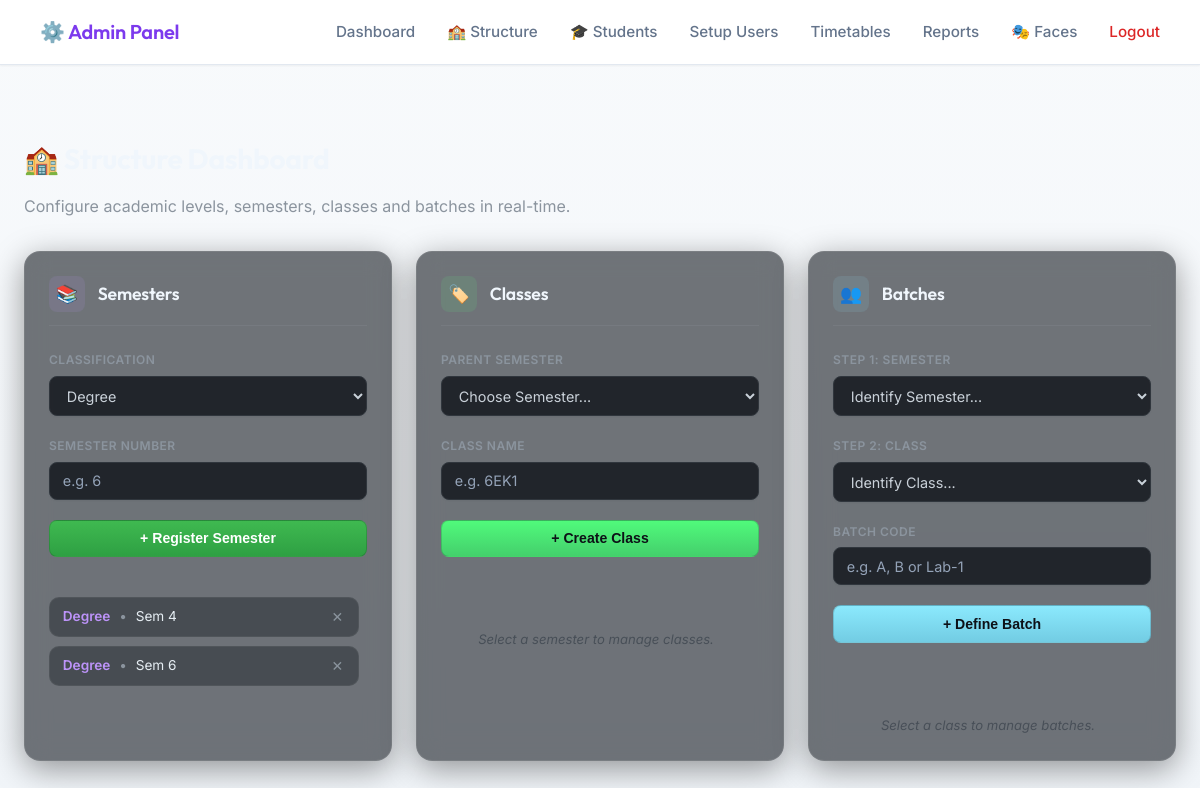
Page /admin/structure (signed in) on the earlier database version.
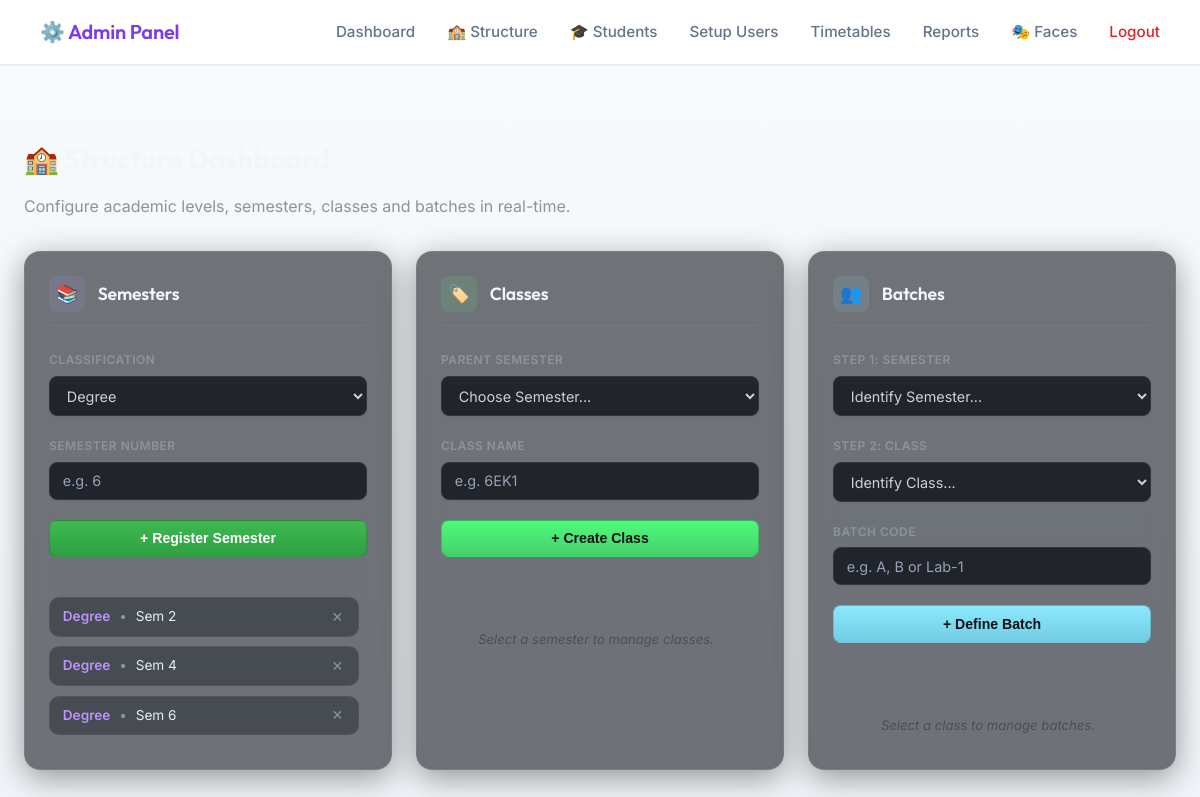
Same page on the later database version.
### tables this page shows
CREATE TABLE semesters (
                id         INTEGER PRIMARY KEY AUTOINCREMENT,
                number     INTEGER UNIQUE NOT NULL,
                label      TEXT NOT NULL,
                created_at TIMESTAMP DEFAULT CURRENT_TIMESTAMP
            , course_id INTEGER, level TEXT);

### app.py (the view)
    def wrap(*args, **kwargs):
        if not session.get("admin_logged_in"):
            return redirect(url_for("admin_login"))
        return f(*args, **kwargs)

### app.py (called while the page is built)
def get_db():
    return Database()

def admin_required(f):
    def wrap(*args, **kwargs):
        if not session.get("admin_logged_in"):
            return redirect(url_for("admin_login"))
        return f(*args, **kwargs)
    wrap.__name__ = f.__name__
    return wrap

@app.route("/admin/structure")
@admin_required
def admin_structure():
    db = get_db()
    semesters = db.get_all_semesters()
    return render_template("admin_structure.html", semesters=semesters)

### database.py (called while the page is built, shortened)
    def connect(self):
        self.conn   = sqlite3.connect(DB_PATH)
        self.conn.row_factory = sqlite3.Row
        self.cursor = self.conn.cursor()

    def disconnect(self):
        if self.conn:
            self.conn.close()
            self.conn   = None
            self.cursor = None

    def _add_column_if_missing(self, table, column, col_type):
        self.cursor.execute(f"PRAGMA table_info({table})")
        columns = [row[1] for row in self.cursor.fetchall()]

    def get_all_semesters(self):
        self.connect()
        self.cursor.execute('SELECT * FROM semesters ORDER BY number')
        r = self.cursor.fetchall(); self.disconnect(); return r

### templates/admin_structure.html (shortened to what this page needs)
{% extends "admin_base.html" %}
{% block content %}
<div class="dashboard-container">
    <div>
        <h2 style="font-weight: 700; color: #f0f6fc;">🏫 Structure Dashboard</h2>
        <p style="color: #8b949e;">Configure academic levels, semesters, classes and batches in real-time.</p>
    </div>
    <div class="panorama-grid">
        <div class="glass-pane">
            <div class="pane-header">
                <div class="pane-icon" style="background: rgba(189, 147, 249, 0.1); color: #bd93f9;">📚</div>
                <h3>Semesters</h3>
            </div>
            <div class="input-group">
                <label>Classification</label>
                <select id="semLevel">
                    <option value="Degree">Degree</option>
                </select>
            </div>
            <div class="input-group">
                <label>Semester Number</label>
                <input id="semNum" type="number" min="1" max="8" placeholder="e.g. 6">
            </div>
            <button class="btn-slim" onclick="addSemester()">+ Register Semester</button>
            <div class="item-scroll" id="semChips">
                {% for s in semesters %}
                <div class="modern-pill">
                    <span>
                        <span style="color:#bd93f9;font-weight:600;">{{ s[5] or s[3] or 'Degree' }}</span>
                        <span style="color:#8b949e;margin:0 5px;">•</span>
                        Sem {{ s[1] }}
                    </span>
                    <button class="del-btn" data-id="{{ s[0] }}" onclick="deleteSemester(this)">✕</button>
                </div>
                {% else %}
                <div class="empty-state">No semesters registered yet.</div>
                {% endfor %}
            </div>
        </div>
        <div class="glass-pane">
            <div class="pane-header">
                <div class="pane-icon" style="background: rgba(80, 250, 123, 0.1); color: #50fa7b;">🏷️</div>
                <h3>Classes</h3>
            </div>
            <div class="input-group">
                <label>Parent Semester</label>
                <select id="classSem" onchange="loadClasses(this.value)">
                    <option value="">Choose Semester...</option>
                </select>
            </div>
            <div class="input-group">
                <label>Class Name</label>
                <input id="className" type="text" placeholder="e.g. 6EK1">
            </div>
            <button class="btn-slim" onclick="addClass()" style="background: linear-gradient(180deg, #50fa7b 0%, #44cf6c 100%); color:#0d1117;">+ Create Class</button>
            <div class="item-scroll" id="classChips">
                <div class="empty-state">Select a semester to manage classes.</div>
            </div>
        </div>
        <div class="glass-pane">
            <div class="pane-header">
                <div class="pane-icon" style="background: rgba(139, 233, 253, 0.1); color: #8be9fd;">👥</div>
                <h3>Batches</h3>
            </div>
            <div class="input-group">
                <label>Step 1: Semester</label>
                <select id="batchSem" onchange="loadClassesForBatch(this.value)">
                    <option value="">Identify Semester...</option>
                </select>
            </div>
            <div class="input-group">
                <label>Step 2: Class</label>
                <select id="batchClass" onchange="loadBatches(this.value)">
                    <option value="">Identify Class...</option>
                </select>
            </div>
            <div class="input-group">
                <label>Batch Code</label>
                <input id="batchName" type="text" placeholder="e.g. A, B or Lab-1">
            </div>
            <button class="btn-slim" onclick="addBatch()" style="background: linear-gradient(180deg, #8be9fd 0%, #72cce3 100%); color:#0d1117;">+ Define Batch</button>
            <div class="item-scroll" id="batchChips">
                <div class="empty-state">Select a class to manage batches.</div>
            </div>
        </div>
    </div>
</div>
{% endblock %}

Differences in the rows shown:
added semesters: level "Degree", number "2"
